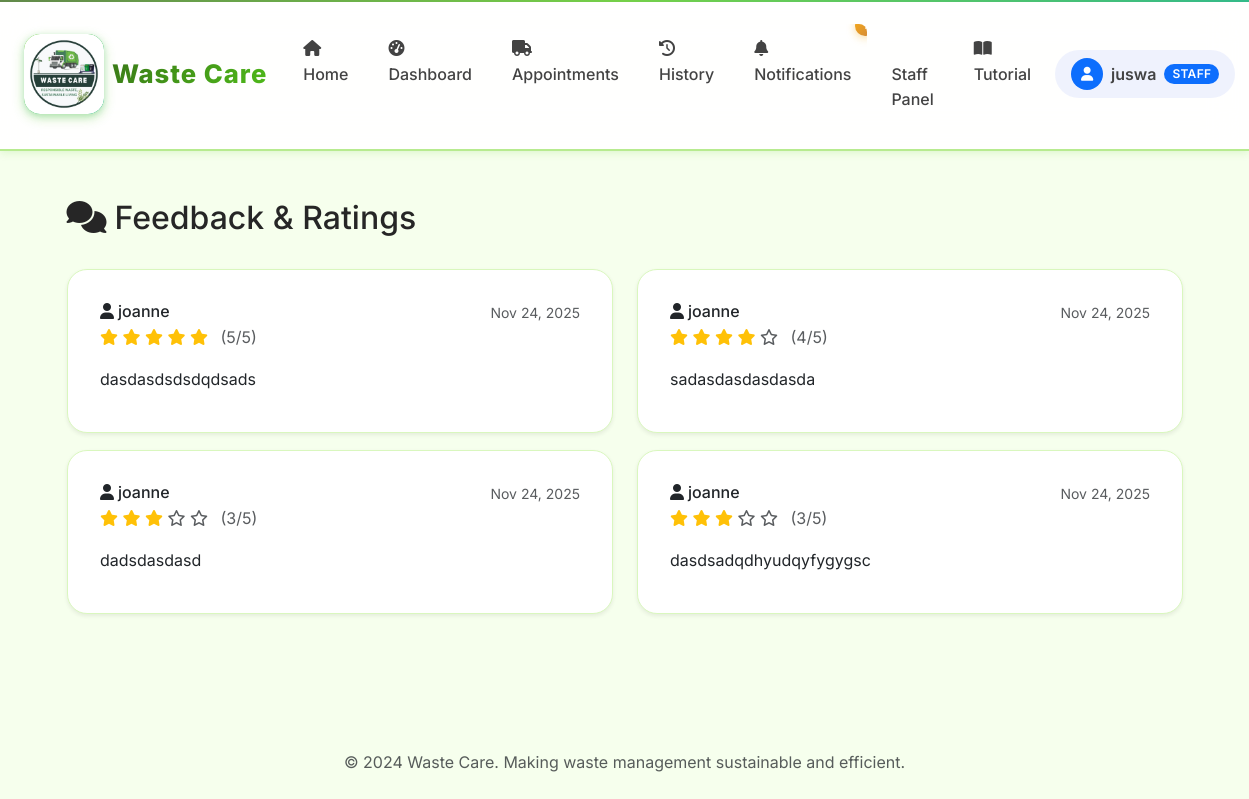
The app's page /feedback/ (signed in) with its own data.
### core/models.py (models this page shows, shortened)
class User(AbstractUser):
    ROLE_CHOICES = [
        ("residents", "Residents"),
        ("staff", "Staff"),
        ("admin", "Admin"),
    ]
    role = models.CharField(max_length=20, choices=ROLE_CHOICES, default="residents")

class Feedback(models.Model):
    customer = models.ForeignKey(User, on_delete=models.CASCADE, related_name="feedbacks")
    appointment = models.ForeignKey(Appointment, on_delete=models.SET_NULL, null=True, blank=True, related_name="feedbacks")
    rating = models.IntegerField(choices=[(i, i) for i in range(1, 6)], help_text="Rating from 1 to 5 stars")
    message = models.TextField()
    created_at = models.DateTimeField(auto_now_add=True)
    class Meta:
        ordering = ['-created_at']

### core/views.py (the view)
# urls.py: path("feedback/", views.feedback_list, name="feedback_list"),
@login_required
def feedback_list(request):
    if is_staff_like(request.user):
        feedbacks = Feedback.objects.select_related('customer', 'appointment').order_by('-created_at')
    else:
        feedbacks = Feedback.objects.filter(customer=request.user).select_related('appointment').order_by('-created_at')
    return render(request, "core/feedback_list.html", {'feedbacks': feedbacks})

### core/context_processors.py (called while the page is built)
def navbar_context(request):
    context = {
        'MAPTILER_API_KEY': settings.MAPTILER_API_KEY,
    }
    if request.user.is_authenticated:
        context['unread_notifications'] = Notification.objects.filter(
            user=request.user,
            is_read=False
        ).count()
    else:
        context['unread_notifications'] = 0
    return context

### core/views.py (called while the page is built)
def is_staff_like(user: User) -> bool:
    return user.is_authenticated and (user.role in {"staff", "admin"} or user.is_staff)

### core/templates/core/feedback_list.html (shortened to what this page needs)
{% extends "base.html" %}
{% block content %}
<div class="container py-4">
  <div class="d-flex justify-content-between align-items-center mb-4">
    <h2><i class="fas fa-comments me-2"></i>Feedback & Ratings</h2>
  </div>
  {% if feedbacks %}
    <div class="row">
      {% for feedback in feedbacks %}
      <div class="col-md-6 mb-3">
        <div class="card shadow-sm">
          <div class="card-body">
            <div class="d-flex justify-content-between align-items-start mb-2">
              <div>
                <h6 class="mb-1">
                  {% if user.role != 'residents' %}
                    <i class="fas fa-user me-1"></i>{{ feedback.customer.username }}
                  {% else %}
                    Your Feedback
                  {% endif %}
                </h6>
                <div class="star-display mb-2">
                  {% for i in "12345" %}
                    {% if forloop.counter <= feedback.rating %}
                      <i class="fas fa-star text-warning"></i>
                    {% else %}
                      <i class="far fa-star text-muted"></i>
                    {% endif %}
                  {% endfor %}
                  <span class="ms-2 text-muted">({{ feedback.rating }}/5)</span>
                </div>
              </div>
              <small class="text-muted">{{ feedback.created_at|date:"M d, Y" }}</small>
            </div>
            <p class="mb-2">{{ feedback.message }}</p>
          </div>
        </div>
      </div>
      {% endfor %}
    </div>
  {% endif %}
</div>
{% endblock %}

### waste_care/templates/includes/navbar.html (shortened to what this page needs)
{% load static %}
<nav class="navbar navbar-expand-lg sticky-top">
  <div class="container-fluid px-4">
    <a class="navbar-brand d-flex align-items-center" href="{% url 'core:home' %}">
      <div class="brand-icon me-2">
        <img src="{% static 'img/image1.jpg' %}" alt="Waste Care logo" class="brand-icon-image">
      </div>
      <span class="brand-text">Waste Care</span>
    </a>
    <div class="collapse navbar-collapse" id="navbarNav">
      <ul class="navbar-nav me-auto">
        <li class="nav-item">
          <a class="nav-link {% if request.resolver_match.url_name == 'home' %}active{% endif %}" href="{% url 'core:home' %}">
            <i class="fas fa-home me-2"></i>Home
          </a>
        </li>
        <li class="nav-item">
          <a class="nav-link {% if 'dashboard' in request.resolver_match.url_name %}active{% endif %}" href="{% url 'core:dashboard' %}">
            <i class="fas fa-tachometer-alt me-2"></i>Dashboard
          </a>
        </li>
        <li class="nav-item">
          <a class="nav-link {% if 'pickup' in request.resolver_match.url_name %}active{% endif %}" href="{% url 'core:pickup_list' %}">
            <i class="fas fa-truck me-2"></i>Appointments
          </a>
        </li>
        <li class="nav-item">
          <a class="nav-link {% if request.resolver_match.url_name == 'history' %}active{% endif %}" href="{% url 'core:history' %}">
            <i class="fas fa-history me-2"></i>History
          </a>
        </li>
        <li class="nav-item">
          <a class="nav-link {% if request.resolver_match.url_name == 'notifications' %}active{% endif %}" href="{% url 'core:notifications' %}">
            <i class="fas fa-bell me-2"></i>Notifications
            {% if unread_notifications > 0 %}
              <span class="notification-badge">{{ unread_notifications }}</span>
            {% endif %}
          </a>
        </li>
        {% if user.role == 'staff' or user.role == 'admin' %}
        <li class="nav-item">
          <a class="nav-link {% if 'staff' in request.resolver_match.url_name %}active{% endif %}" href="{% url 'core:staff_panel' %}">
            Staff Panel
          </a>
        </li>
        {% endif %}
        <li class="nav-item">
          <a class="nav-link {% if request.resolver_match.url_name == 'tutorial' %}active{% endif %}" href="{% url 'core:tutorial' %}">
            <i class="fas fa-book-open me-2"></i>Tutorial
          </a>
        </li>
      </ul>
      <ul class="navbar-nav">
        {% if user.is_authenticated %}
          <li class="nav-item dropdown">
            <a class="nav-link dropdown-toggle d-flex align-items-center px-3 py-2" href="#" id="userDropdown" role="button" data-bs-toggle="dropdown">
              <div class="rounded-circle bg-primary d-flex align-items-center justify-content-center me-2" style="width: 32px; height: 32px;">
                <i class="fas fa-user text-white" style="font-size: 0.875rem;"></i>
              </div>
              <span class="fw-semibold">{{ user.username }}</span>
              {% if user.role == 'staff' or user.role == 'admin' %}
                <span class="badge bg-primary ms-2">{{ user.role|title }}</span>
              {% endif %}
            </a>
          </li>
        {% endif %}
      </ul>
    </div>
  </div>
</nav>

### records on screen
User: username "juswa", role "STAFF"
Feedback: customer.username "joanne", rating "5", created_at "Nov 24, 2025", message "dasdasdsdsdqdsads"
Feedback: customer.username "joanne", rating "4", created_at "Nov 24, 2025", message "sadasdasdasdasda"
Feedback: customer.username "joanne", rating "3", created_at "Nov 24, 2025", message "dadsdasdasd"
Feedback: customer.username "joanne", rating "3", created_at "Nov 24, 2025", message "dasdsadqdhyudqyfygygsc"
